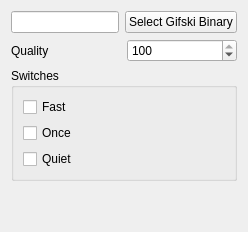
          <widget class="QWidget" name="gifskiSettingsTab">
           <attribute name="title">
            <string>Gifski Settings</string>
           </attribute>
           <layout class="QVBoxLayout" name="verticalLayout_20">
            <item>
             <layout class="QHBoxLayout" name="gifskiPathHorizontalLayout">
              <item>
               <widget class="QLineEdit" name="gifskiPathLineEdit"/>
              </item>
              <item>
               <widget class="QPushButton" name="gifskiPathSelectButton">
                <property name="text">
                 <string>Select Gifski Binary</string>
                </property>
               </widget>
              </item>
             </layout>
            </item>
            <item>
             <layout class="QHBoxLayout" name="gifskiQualityHorizontalLayout">
              <item>
               <widget class="QLabel" name="gifskiQualityLabel">
                <property name="text">
                 <string>Quality</string>
                </property>
               </widget>
              </item>
              <item>
               <widget class="QSpinBox" name="gifskiQualitySpinBox">
                <property name="minimum">
                 <number>1</number>
                </property>
                <property name="maximum">
                 <number>100</number>
                </property>
                <property name="value">
                 <number>100</number>
                </property>
               </widget>
              </item>
             </layout>
            </item>
            <item>
             <widget class="QGroupBox" name="gifskiSwitchesGroupBox">
              <property name="title">
               <string>Switches</string>
              </property>
              <layout class="QVBoxLayout" name="verticalLayout_21">
               <item>
                <widget class="QCheckBox" name="gifskiFastCheckBox">
                 <property name="text">
                  <string>Fast</string>
                 </property>
                </widget>
               </item>
               <item>
                <widget class="QCheckBox" name="gifskiOnceCheckBox">
                 <property name="text">
                  <string>Once</string>
                 </property>
                </widget>
               </item>
               <item>
                <widget class="QCheckBox" name="gifskiQuietCheckBox">
                 <property name="text">
                  <string>Quiet</string>
                 </property>
                </widget>
               </item>
              </layout>
             </widget>
            </item>
            <item>
             <spacer name="gifskiVerticalSpacer">
              <property name="orientation">
               <enum>Qt::Vertical</enum>
              </property>
              <property name="sizeHint" stdset="0">
               <size>
                <width>20</width>
                <height>40</height>
               </size>
              </property>
             </spacer>
            </item>
           </layout>
          </widget>
